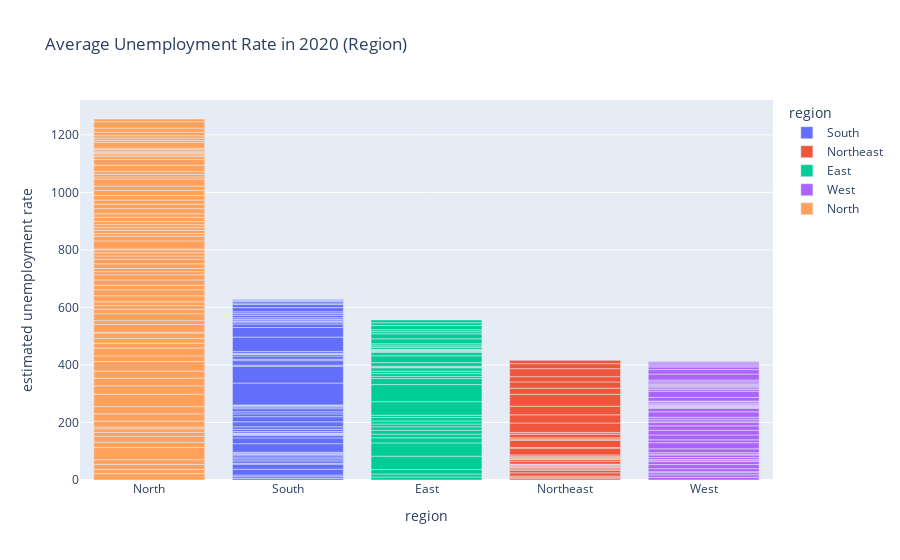

The code cell stored with this chart in its notebook:
### Code cell
# Unemployment Rate in 2020 regionwise
fig = px.bar(ds, x="region", y="estimated unemployment rate", color="region", title="Average Unemployment Rate in 2020 (Region)")
fig.update_layout(xaxis={'categoryorder':'total descending'})
fig.show()

### Figure 1 — Plotly figure (JSON) as saved in the notebook; plotly's stock layout.template omitted (floating-point values rounded to 4 significant figures)
{"data": [{"alignmentgroup": "True", "hovertemplate": "region=%{x}<br>estimated unemployment rate=%{y}<extra></extra>", "legendgroup": "South", "marker": {"color": "#636efa", "pattern": {"shape": ""}}, "name": "South", "offsetgroup": "South", "orientation": "v", "showlegend": true, "textposition": "auto", "type": "bar", "x": ["South", "South", "South", "South", "South", "South", "South", "South", "South", "South", "South", "South", "South", "South", "South", "South", "South", "South", "South", "South", "South", "South", "South", "South", "South", "South", "South", "South", "South", "South", "South", "South", "South", "South", "South", "South", "South", "South", "South", "South", "South", "South", "South", "South", "South", "South", "South", "South", "South", "South", "South", "South", "South", "South", "South", "South", "South", "South", "South", "South"], "xaxis": "x", "y": [5.48, 5.83, 5.79, 20.51, 17.43, 3.31, 8.34, 6.96, 6.4, 6.59, 2.86, 3.61, 3.46, 29.84, 19.97, 8.44, 4.01, 0.5, 2.41, 1.58, 5.31, 7.6, 8.99, 16.99, 17.88, 9.71, 7.09, 10.98, 5.91, 3.88, 0.58, 1.76, 1.2, 75.85, 58.19, 4.24, 15.47, 5.05, 10.9, 6.18, 1.57, 2.09, 6.4, 49.83, 33.16, 12.2, 6.81, 2.65, 5, 2.16, 5.49, 8.29, 5.77, 6.25, 14.7, 10.55, 5.36, 5.79, 3.27, 2.86], "yaxis": "y"}, {"alignmentgroup": "True", "hovertemplate": "region=%{x}<br>estimated unemployment rate=%{y}<extra></extra>", "legendgroup": "Northeast", "marker": {"color": "#EF553B", "pattern": {"shape": ""}}, "name": "Northeast", "offsetgroup": "Northeast", "orientation": "v", "showlegend": true, "textposition": "auto", "type": "bar", "x": ["Northeast", "Northeast", "Northeast", "Northeast", "Northeast", "Northeast", "Northeast", "Northeast", "Northeast", "Northeast", "Northeast", "Northeast", "Northeast", "Northeast", "Northeast", "Northeast", "Northeast", "Northeast", "Northeast", "Northeast", "Northeast", "Northeast", "Northeast", "Northeast", "Northeast", "Northeast", "Northeast", "Northeast", "Northeast", "Northeast", "Northeast", "Northeast", "Northeast", "Northeast", "Northeast", "Northeast", "Northeast", "Northeast"], "xaxis": "x", "y": [4.66, 4.41, 4.77, 11.06, 9.55, 0.6, 3.77, 5.53, 1.19, 3.02, 1.66, 3.59, 1.58, 10.03, 5.92, 1.15, 2.1, 3.74, 4.29, 4.6, 23.57, 2.28, 24.51, 4.46, 4.45, 12.49, 5.7, 0.88, 32.67, 28.4, 29.95, 41.23, 21.51, 21.71, 18.24, 27.92, 17.35, 11.57], "yaxis": "y"}, {"alignmentgroup": "True", "hovertemplate": "region=%{x}<br>estimated unemployment rate=%{y}<extra></extra>", "legendgroup": "East", "marker": {"color": "#00cc96", "pattern": {"shape": ""}}, "name": "East", "offsetgroup": "East", "orientation": "v", "showlegend": true, "textposition": "auto", "type": "bar", "x": ["East", "East", "East", "East", "East", "East", "East", "East", "East", "East", "East", "East", "East", "East", "East", "East", "East", "East", "East", "East", "East", "East", "East", "East", "East", "East", "East", "East", "East", "East", "East", "East", "East", "East", "East", "East", "East", "East", "East", "East"], "xaxis": "x", "y": [10.61, 10.29, 15.43, 46.64, 45.96, 17.82, 12.79, 13.44, 11.91, 9.82, 10.61, 11.85, 8.23, 47.09, 59.23, 20.95, 7.63, 9.76, 8.24, 11.8, 1.9, 3.12, 13.08, 23.76, 11.41, 3.77, 1.88, 1.42, 2.1, 2.18, 6.94, 4.92, 6.92, 17.41, 17.41, 7.29, 6.83, 14.87, 9.35, 9.98], "yaxis": "y"}, {"alignmentgroup": "True", "hovertemplate": "region=%{x}<br>estimated unemployment rate=%{y}<extra></extra>", "legendgroup": "West", "marker": {"color": "#ab63fa", "pattern": {"shape": ""}}, "name": "West", "offsetgroup": "West", "orientation": "v", "showlegend": true, "textposition": "auto", "type": "bar", "x": ["West", "West", "West", "West", "West", "West", "West", "West", "West", "West", "West", "West", "West", "West", "West", "West", "West", "West", "West", "West", "West", "West", "West", "West", "West", "West", "West", "West", "West", "West", "West", "West", "West", "West", "West", "West", "West", "West", "West", "West", "West", "West", "West", "West", "West", "West", "West", "West", "West", "West"], "xaxis": "x", "y": [9.65, 8.38, 7.54, 3.41, 10.5, 14.23, 10.27, 5.63, 1.96, 6.62, 8.89, 2.81, 5.25, 13.31, 21.25, 9.96, 17.07, 16.21, 15.38, 11.54, 5.54, 6.38, 6.66, 18.71, 12.11, 3.2, 1.84, 1.87, 3.42, 4.03, 4.11, 4.57, 2.22, 12.36, 21.98, 6.48, 5.08, 4.7, 3.91, 3.13, 4.95, 4.69, 5.79, 20.9, 15.46, 9.23, 3.89, 6.23, 4.55, 4.1], "yaxis": "y"}, {"alignmentgroup": "True", "hovertemplate": "region=%{x}<br>estimated unemployment rate=%{y}<extra></extra>", "legendgroup": "North", "marker": {"color": "#FFA15A", "pattern": {"shape": ""}}, "name": "North", "offsetgroup": "North", "orientation": "v", "showlegend": true, "textposition": "auto", "type": "bar", "x": ["North", "North", "North", "North", "North", "North", "North", "North", "North", "North", "North", "North", "North", "North", "North", "North", "North", "North", "North", "North", "North", "North", "North", "North", "North", "North", "North", "North", "North", "North", "North", "North", "North", "North", "North", "North", "North", "North", "North", "North", "North", "North", "North", "North", "North", "North", "North", "North", "North", "North", "North", "North", "North", "North", "North", "North", "North", "North", "North", "North", "North", "North", "North", "North", "North", "North", "North", "North", "North", "North", "North", "North", "North", "North", "North", "North", "North", "North", "North"], "xaxis": "x", "y": [22.23, 14.84, 17.04, 16.68, 42.27, 18.19, 20.3, 13.79, 12.53, 6.27, 20.34, 25.77, 25.05, 43.22, 29.02, 26.7, 24.18, 33.5, 19.68, 27.31, 16.83, 16.84, 18.76, 2.2, 26.95, 13.47, 24.31, 15.79, 12.04, 13.46, 21.08, 20.78, 15.5, 18.74, 17.92, 10.88, 11.09, 16.17, 16.14, 11.11, 10.97, 10.32, 2.86, 28.33, 16.55, 9.19, 10.99, 9.61, 9.88, 10.97, 15.16, 11.9, 17.7, 15.74, 14.39, 15.81, 17.51, 15.35, 24.15, 7.58, 8.98, 10.11, 21.54, 20.41, 9.47, 5.56, 5.79, 4.18, 3.75, 5.49, 4.99, 19.85, 6.48, 8.01, 8.61, 12.38, 14.26, 22.26, 9.23], "yaxis": "y"}], "layout": {"barmode": "relative", "legend": {"title": {"text": "region"}, "tracegroupgap": 0}, "title": {"text": "Average Unemployment Rate in 2020 (Region)"}, "xaxis": {"anchor": "y", "categoryarray": ["South", "Northeast", "East", "West", "North"], "categoryorder": "total descending", "domain": [0, 1], "title": {"text": "region"}}, "yaxis": {"anchor": "x", "domain": [0, 1], "title": {"text": "estimated unemployment rate"}}}}
